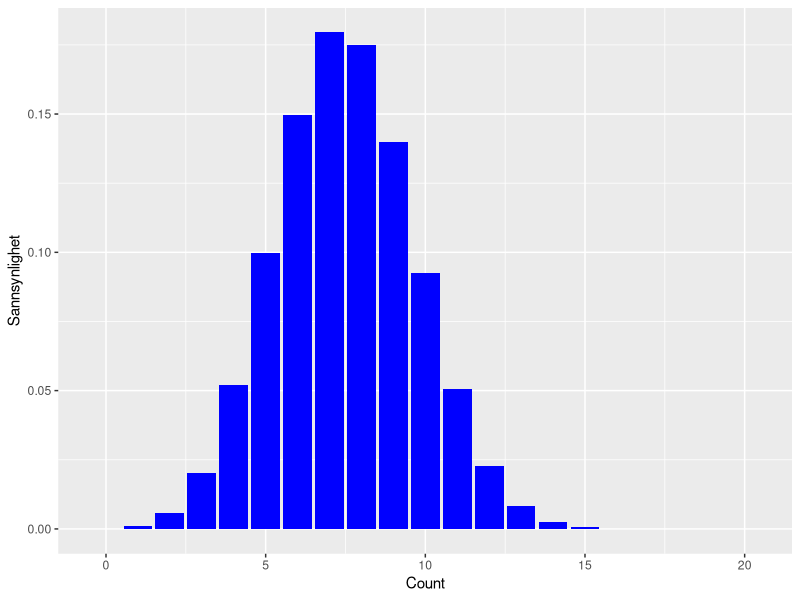
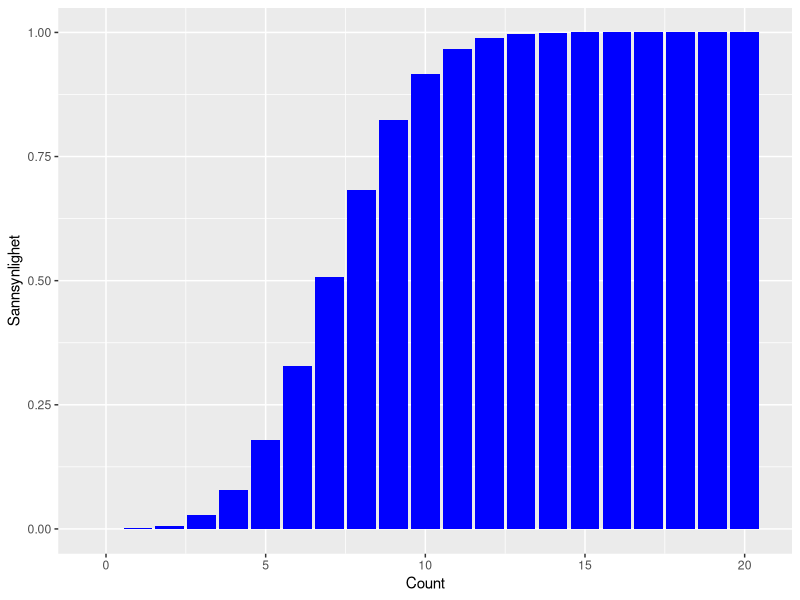
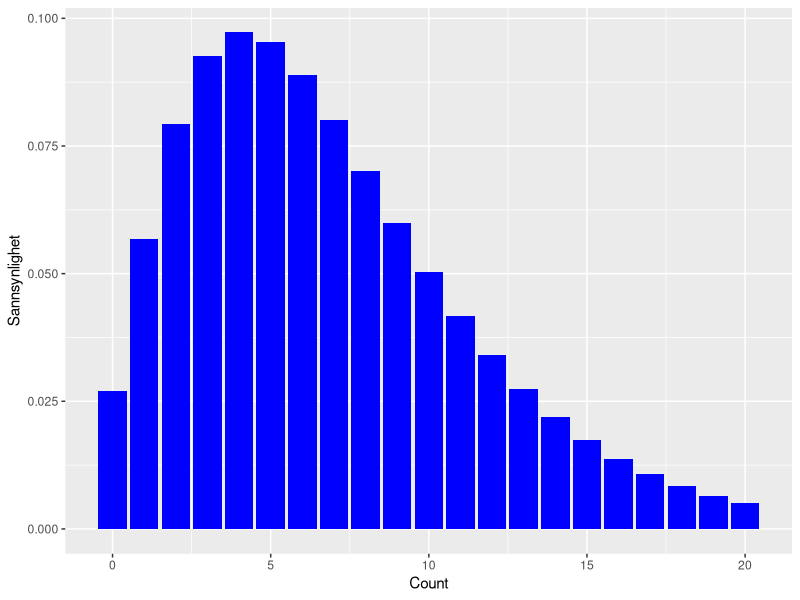
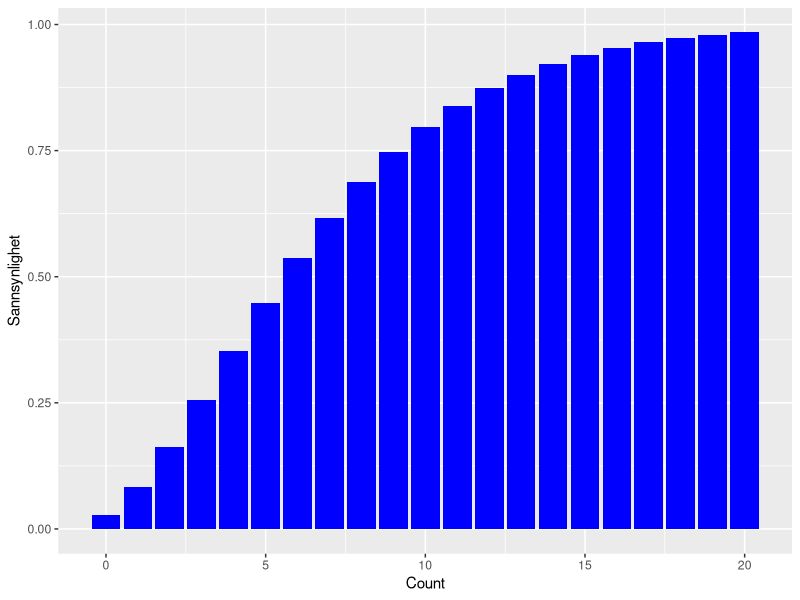

These charts were generated, in order, by the following R code:
## ---- chunk 1
knitr::opts_chunk$set(echo = TRUE, fig.height = 2.5)
## ---- chunk 2
library(ggplot2)

x = c(0:20)

y = dbinom(x, 20, 0.375)

df = data.frame(x, y)

df
## ---- chunk 3
ggplot(data=df, aes(x=x, y=y)) +
  geom_bar(stat="identity", fill="blue") +
  labs(x = "Count", y = "Sannsynlighet")
## ---- chunk 4
y_cdf = pbinom(x, 20, 0.375)

df_cdf = data.frame(x, y_cdf)

df_cdf
## ---- chunk 5
ggplot(data=df_cdf, aes(x=x, y=y_cdf)) +
  geom_bar(stat="identity", fill="blue") +
  labs(x = "Count", y = "Sannsynlighet")
## ---- chunk 6
lessthan7 = pbinom(6, length(x), 0.375)
lessthan2 = pbinom(1, length(x), 0.375)

print(lessthan7-lessthan2)
## ---- chunk 7
x = c(0:20)

y = dnbinom(x, 3, 0.3)

nbdf_pdf = data.frame(x, y)

nbdf_pdf
## ---- chunk 8
ggplot(data=nbdf_pdf, aes(x=x, y=y)) +
  geom_bar(stat="identity", fill="blue") +
  labs(x = "Count", y = "Sannsynlighet")
## ---- chunk 9
nby_cdf = pnbinom(x, 3, 0.3)

nbdf_cdf = data.frame(x, nby_cdf)

nbdf_cdf
## ---- chunk 10
ggplot(data=nbdf_cdf, aes(x=x, y=nby_cdf)) +
  geom_bar(stat="identity", fill="blue") +
  labs(x = "Count", y = "Sannsynlighet")
## ---- chunk 11
lessthan7 = pnbinom(6, length(x), 0.3)
lessthan2 = pnbinom(1, length(x), 0.3)

print(lessthan7-lessthan2)
